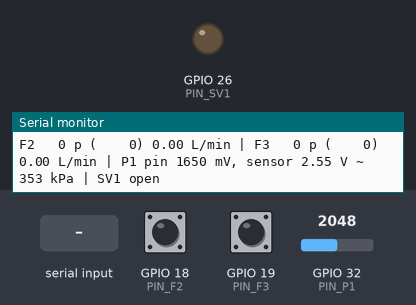
Recording of a sketch running on a simulated ESP32. Parts: output pins drawn as LEDs (lit = HIGH), the last lines printed to the serial monitor. Inputs (shaded band) come from the test bench; at power-on: GPIO 32 (PIN_P1) = 2048, GPIO 18 (PIN_F2) HIGH, GPIO 19 (PIN_F3) HIGH.

Above: at 1.2 s.
1.3 s: "close sv1 force\n" received over Serial
At 2.0 s:
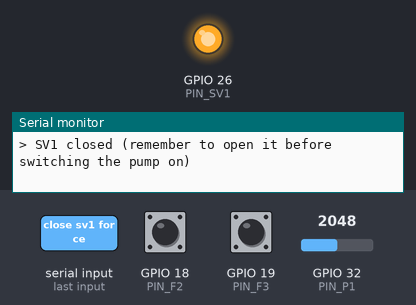
2.8 s: GPIO 32 (PIN_P1) set to 1288
4.3 s: GPIO 32 (PIN_P1) set to 1181
7.3 s: "open sv1\n" received over Serial
At 7.8 s:
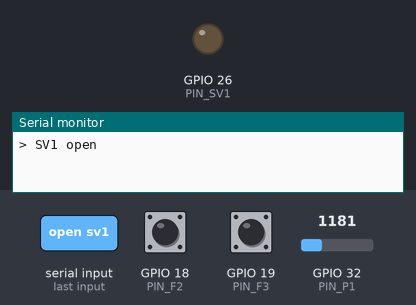
Timing chart, 0 to 10.3 s (numbered marks = the images above; inputs shaded):
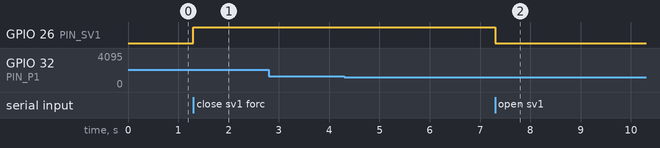

Measured:
- after the input at 1.3 s, GPIO 26 (PIN_SV1): LOW → HIGH at once
- after the input at 7.3 s, GPIO 26 (PIN_SV1): HIGH → LOW at once

The sketch:

bringup.ino
```cpp
// Smart Water - bring-up sketch for node-2, Zone A (serial only, no Wi-Fi).
//
// Purpose: check the wiring before the real node firmware goes on.
//   - F2 / F3 flow sensors: blow gently through one and watch its pulses go up.
//   - P1 pressure sensor:   prints the pin voltage and the sensor voltage.
//   - SV1 solenoid:         "open SV1" / "close SV1 force" over serial; listen for the click.
//
// Open the Serial Monitor at 115200 baud, line ending "Newline". Type "help" for commands.
// Wiring: docs/zoneA-schematic.png and section 3 of docs/hardware-brief.md.
// Sensor codes follow docs/mqtt-contract.md v1.1 (the brief still says F6 for F3, P2 for P1).

// ---------------------------------------------------------------- pins
const int PIN_F2  = 18;  // flow IN  (yellow wire, through the 12k/22k divider)
const int PIN_F3  = 19;  // flow OUT (yellow wire, through the 12k/22k divider)
const int PIN_P1  = 32;  // pressure (ADC1, so it keeps working once Wi-Fi is added)
const int PIN_SV1 = 26;  // relay module CH1 (relay switches on when CH1 is HIGH)

// ---------------------------------------------------------------- settings
const bool SV1_NORMALLY_CLOSED = true;   // NC valve: coil energised = open

// The solenoid is wired to the relay's NC contact, so the coil is powered while the
// relay is OFF (GPIO LOW). That way the valve stays open if the ESP32 resets or dies.
// Set to false for a driver where GPIO HIGH powers the coil (MOSFET, or relay NO contact).
const bool SV1_LOW_ENERGISES = true;

const float PULSES_PER_LPM = 98.0;       // YF-S401: 5880 pulses/L = 98 Hz per L/min
const uint32_t MIN_PULSE_GAP_US = 1000;  // pulses closer than 1 ms are noise (real max ~600 Hz)

// Divider in front of each sensor pin (E12 values): 12k from the sensor, 22k to GND.
// 5 V in gives 3.24 V at the pin. Sensor V = pin V x (12 + 22) / 22.
const float DIVIDER_R_TOP    = 12000.0;
const float DIVIDER_R_BOTTOM = 22000.0;
const float DIVIDER_RATIO = (DIVIDER_R_TOP + DIVIDER_R_BOTTOM) / DIVIDER_R_BOTTOM;
const float P1_ZERO_V   = 0.5;           // sensor volts at 0 kPa
const float P1_SPAN_V   = 4.0;           // 0.5 V .. 4.5 V
const float P1_FULL_KPA = 689.5;         // 100 PSI
const int   ADC_SAMPLES = 64;            // average many readings to calm ADC noise

const uint32_t REPORT_INTERVAL_MS = 1000;

// ---------------------------------------------------------------- flow counting
// The interrupt handlers only touch these. "volatile" because they change behind
// loop()'s back; the spinlock stops loop() reading a count half-way through an update.
struct FlowCounter {
  volatile uint32_t total;        // cumulative since boot (or since "reset")
  volatile uint32_t lastPulseUs;  // time of the last accepted pulse, for glitch rejection
  uint32_t totalAtLastReport;     // used by loop() to get pulses in this window
};

FlowCounter f2 = {0, 0, 0};
FlowCounter f3 = {0, 0, 0};
portMUX_TYPE countLock = portMUX_INITIALIZER_UNLOCKED;

void IRAM_ATTR countPulse(FlowCounter &c) {
  uint32_t now = micros();
  if (now - c.lastPulseUs < MIN_PULSE_GAP_US) return;  // too soon: a glitch, not water
  c.lastPulseUs = now;
  portENTER_CRITICAL_ISR(&countLock);
  c.total = c.total + 1;
  portEXIT_CRITICAL_ISR(&countLock);
}

void IRAM_ATTR onF2Pulse() { countPulse(f2); }
void IRAM_ATTR onF3Pulse() { countPulse(f3); }

uint32_t readTotal(FlowCounter &c) {
  portENTER_CRITICAL(&countLock);
  uint32_t t = c.total;
  portEXIT_CRITICAL(&countLock);
  return t;
}

// ---------------------------------------------------------------- valve
bool sv1Open = false;

void setSV1(bool open) {
  // NC valve opens when energised; an NO valve would be the other way round.
  bool energise = SV1_NORMALLY_CLOSED ? open : !open;
  bool pinHigh = SV1_LOW_ENERGISES ? !energise : energise;
  digitalWrite(PIN_SV1, pinHigh ? HIGH : LOW);
  sv1Open = open;
}

// ---------------------------------------------------------------- pressure
int readPinMilliVolts(int pin) {
  uint32_t sum = 0;
  for (int i = 0; i < ADC_SAMPLES; i++) {
    sum += analogReadMilliVolts(pin);  // factory-calibrated, better than analogRead()
  }
  return sum / ADC_SAMPLES;
}

float sensorVoltsToKpa(float volts) {
  return (volts - P1_ZERO_V) * (P1_FULL_KPA / P1_SPAN_V);
}

// ---------------------------------------------------------------- setup
void setup() {
  // Open the valve before anything else: the pump may already be running and
  // an NC valve is closed while the ESP32 is resetting.
  pinMode(PIN_SV1, OUTPUT);
  setSV1(true);

  Serial.begin(115200);

  // INPUT, not INPUT_PULLUP: the sensor and the divider already set the levels.
  pinMode(PIN_F2, INPUT);
  pinMode(PIN_F3, INPUT);
  attachInterrupt(digitalPinToInterrupt(PIN_F2), onF2Pulse, FALLING);
  attachInterrupt(digitalPinToInterrupt(PIN_F3), onF3Pulse, FALLING);

  analogSetPinAttenuation(PIN_P1, ADC_11db);  // full range up to ~3.1 V at the pin

  Serial.println();
  Serial.println("Smart Water bring-up, node-2 Zone A. SV1 opened at boot.");
  printHelp();
}

// ---------------------------------------------------------------- serial commands
void printHelp() {
  Serial.println("Commands:");
  Serial.println("  open SV1          energise the coil (valve opens, you should hear a click)");
  Serial.println("  close SV1 force   de-energise the coil. PUMP MUST BE OFF first");
  Serial.println("  pins              show the raw logic level on GPIO18/19 right now");
  Serial.println("  reset             set the F2/F3 totals back to 0");
  Serial.println("  help              this list");
}

void handleCommand(String cmd) {
  cmd.trim();
  cmd.toLowerCase();
  if (cmd.length() == 0) return;

  if (cmd == "open sv1") {
    setSV1(true);
    Serial.println("> SV1 open");
  } else if (cmd == "close sv1") {
    // Closing the only valve while the pump runs dead-heads it and can blow off hoses.
    Serial.println("> Refused: closing SV1 with the pump running dead-heads it.");
    Serial.println("  Switch the pump OFF, then type: close SV1 force");
  } else if (cmd == "close sv1 force") {
    setSV1(false);
    Serial.println("> SV1 closed (remember to open it before switching the pump on)");
  } else if (cmd == "pins") {
    Serial.printf("> GPIO18 (F2) = %d, GPIO19 (F3) = %d\n",
                  digitalRead(PIN_F2), digitalRead(PIN_F3));
  } else if (cmd == "reset") {
    portENTER_CRITICAL(&countLock);
    f2.total = 0;
    f3.total = 0;
    portEXIT_CRITICAL(&countLock);
    f2.totalAtLastReport = 0;
    f3.totalAtLastReport = 0;
    Serial.println("> totals reset");
  } else if (cmd == "help") {
    printHelp();
  } else {
    Serial.println("> unknown command, type help");
  }
}

// Collect characters until Enter, without blocking loop().
void readSerialCommands() {
  static String line;
  while (Serial.available()) {
    char ch = Serial.read();
    if (ch == '\n' || ch == '\r') {
      handleCommand(line);
      line = "";
    } else if (line.length() < 40) {
      line += ch;
    }
  }
}

// ---------------------------------------------------------------- report
void printReport(uint32_t intervalMs) {
  uint32_t f2Total = readTotal(f2);
  uint32_t f3Total = readTotal(f3);
  uint32_t f2Pulses = f2Total - f2.totalAtLastReport;
  uint32_t f3Pulses = f3Total - f3.totalAtLastReport;
  f2.totalAtLastReport = f2Total;
  f3.totalAtLastReport = f3Total;

  float seconds = intervalMs / 1000.0;
  float f2Lpm = f2Pulses / seconds / PULSES_PER_LPM;
  float f3Lpm = f3Pulses / seconds / PULSES_PER_LPM;

  int pinMv = readPinMilliVolts(PIN_P1);
  float sensorV = pinMv * DIVIDER_RATIO / 1000.0;
  float kpa = sensorVoltsToKpa(sensorV);

  Serial.printf("F2 %3lu p (%5lu) %.2f L/min | F3 %3lu p (%5lu) %.2f L/min | "
                "P1 pin %4d mV, sensor %.2f V ~ %4.0f kPa | SV1 %s\n",
                (unsigned long)f2Pulses, (unsigned long)f2Total, f2Lpm,
                (unsigned long)f3Pulses, (unsigned long)f3Total, f3Lpm,
                pinMv, sensorV, kpa, sv1Open ? "open" : "closed");
}

// ---------------------------------------------------------------- loop
void loop() {
  static uint32_t lastReportMs = millis();

  readSerialCommands();

  // No delay(): check the clock instead, so serial input stays responsive.
  uint32_t now = millis();
  if (now - lastReportMs >= REPORT_INTERVAL_MS) {
    printReport(now - lastReportMs);
    lastReportMs = now;
  }
}
```
